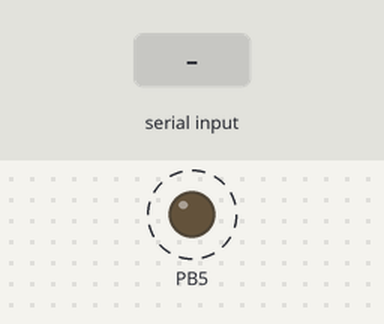
Recording of a program running on a simulated ATmega328P, built with avr-gcc and emulated at 16 MHz. Parts: output pins drawn as LEDs (lit = HIGH). Dashed ring = blinking. The test bench sets the inputs (shaded band). What the program prints to the serial monitor is not drawn.

Above: at 1.2 s.
1.3 s: "1" received over Serial
Timing chart, 0 to 9.5 s (numbered marks = the images above; inputs shaded):
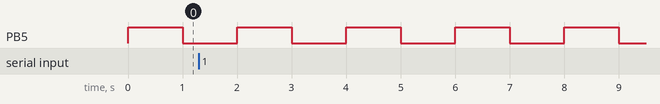

Measured:
- by itself, PB5: alternates HIGH for 1.0 s and LOW for 1.0 s

The program:

main.c
```c
/*
 * Serial Communication.c
 *
 * Created: 31/03/2024 4:01:32 PM
 * Author : Greg Schreiber
 */

// AVR Include Header Files
#include <avr/io.h>

// Set for the on board 16 MHz Crystal Oscillator
#define F_CPU 16000000UL

#include <avr/interrupt.h>
#include <util/delay.h>
#include <ctype.h>


/*
 * Main Program
 *
 * Returns: Main always returns an integer input
 * Arguments: Nil
 */
int main(void) {

	// Set the baud rate to 19200
	UBRR0 = 51;

	// On board LED is connected to Pin B5
	DDRB = (1<<5);

	/*
	 * Enable the following bits
	 * Bit 3 - TXEN0 - Transmit Enable
	 * Bit 4 - RXEN0 - Receive Enable
	 * Bit 7 - RXCIE0 - Receive Complete Interrupt
	 */
	UCSR0B = (1<<RXCIE0)|(1<<RXEN0)|(1<<TXEN0);

	// Enable Interrupts
	sei();

    // Application Code
    while (1) {

		// Heartbeat
		PORTB = (1<<5);
		_delay_ms(1000);
		PORTB = (0<<5);
		_delay_ms(1000);
    }
}

/*
 * Interrupt Handler for UART Receive Complete
 *
 * This interrupt writes it back in an upper case format
 *
 * Interrupt Vector Initialized above as a character has arrived in the UART Data Register
 */
ISR(USART_RX_vect) {

	// Input Character (No need to declare this as volatile as its not a global variable)
	char input;

	// Move the character from the input register
	input = UDR0;

	// Convert character to upper case if it is lower case
	input = toupper(input);

	// Send the character back over the serial connection
	UDR0 = input;
}
```
